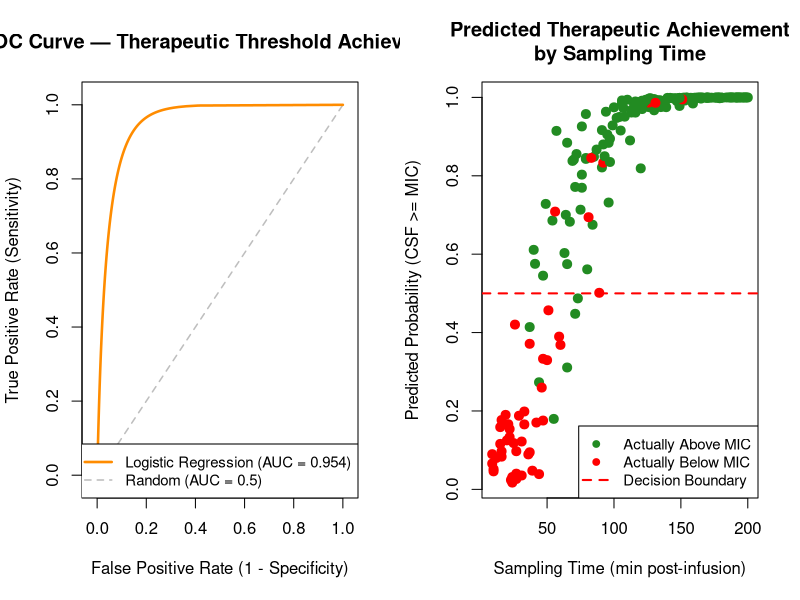
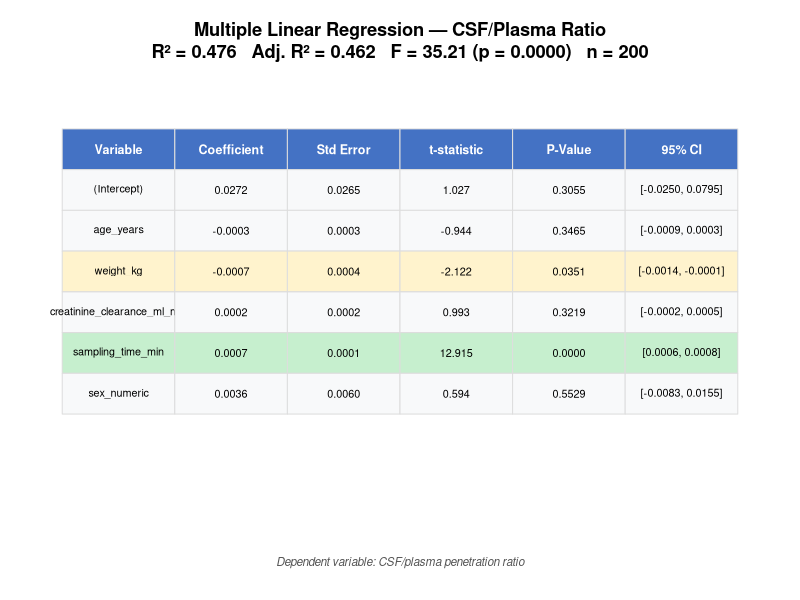

Reproduce these figures in R, in order.
# ==============================================================================
# Statistical Analysis: Doripenem BBB Penetration Study (R)
# ==============================================================================
# Based on: Margetis et al. (2011) "Penetration of Intact Blood-Brain Barrier
#           by Doripenem" — Antimicrob Agents Chemother, 55(7):3637-3638
#           https://pmc.ncbi.nlm.nih.gov/articles/PMC3122383/
#
# Analyses performed (NOT in the original paper):
#   Part A — Correlation & Multiple Linear Regression
#   Part B — Logistic Regression for Therapeutic Threshold + ROC/AUC
#
# Dataset: Synthetic (n=200), consistent with published PK profiles.
# ==============================================================================

# --- Install packages if needed ---
required_pkgs <- c("pROC", "car", "caret", "corrplot")
for (pkg in required_pkgs) {
  if (!requireNamespace(pkg, quietly = TRUE)) {
    install.packages(pkg, repos = "https://cloud.r-project.org", quiet = TRUE)
  }
}

library(pROC)
library(car)
library(caret)
library(corrplot)

# ==============================================================================
# 0. LOAD DATA
# ==============================================================================
df <- read.csv("doripenem_bbb_synthetic_data.csv", stringsAsFactors = FALSE)
df$sex_numeric <- ifelse(df$sex == "M", 1, 0)

cat("======================================================================\n")
cat("DORIPENEM BBB PENETRATION — STATISTICAL ANALYSIS (R)\n")
cat("======================================================================\n\n")
cat(sprintf("Dataset: n = %d patients\n", nrow(df)))
cat(sprintf("Therapeutic threshold met (CSF >= 0.25 ug/ml): %d/%d (%.1f%%)\n\n",
            sum(df$therapeutic_threshold_met), nrow(df),
            100 * mean(df$therapeutic_threshold_met)))

cat("--- Descriptive Statistics ---\n\n")
summary_vars <- df[, c("age_years", "weight_kg", "bmi",
                        "creatinine_clearance_ml_min", "sampling_time_min",
                        "plasma_concentration_ug_ml", "csf_concentration_ug_ml",
                        "csf_plasma_ratio")]
print(summary(summary_vars))

# ==============================================================================
# PART A: CORRELATION ANALYSIS & MULTIPLE LINEAR REGRESSION
# ==============================================================================
cat("\n\n======================================================================\n")
cat("PART A: CORRELATION ANALYSIS & MULTIPLE LINEAR REGRESSION\n")
cat("======================================================================\n")

# --- A1: Pearson Correlation Matrix ---
cat("\n--- A1: Pearson Correlation Matrix ---\n\n")
corr_vars <- c("age_years", "weight_kg", "bmi",
               "creatinine_clearance_ml_min", "sampling_time_min",
               "plasma_concentration_ug_ml", "csf_concentration_ug_ml",
               "csf_plasma_ratio")
corr_matrix <- cor(df[, corr_vars], method = "pearson")
print(round(corr_matrix, 3))

# --- A2: Spearman Correlations ---
cat("\n--- A2: Spearman Rank Correlations (CSF conc vs. covariates) ---\n\n")
spearman_vars <- c("sampling_time_min", "weight_kg", "age_years",
                   "creatinine_clearance_ml_min", "bmi",
                   "plasma_concentration_ug_ml")

for (v in spearman_vars) {
  test <- cor.test(df[[v]], df$csf_concentration_ug_ml, method = "spearman",
                   exact = FALSE)
  sig <- ifelse(test$p.value < 0.001, "***",
         ifelse(test$p.value < 0.01, "**",
         ifelse(test$p.value < 0.05, "*", "ns")))
  cat(sprintf("  CSF conc vs %35s: rho = %+.3f, p = %.4f %s\n",
              v, test$estimate, test$p.value, sig))
}

# --- A3: Multiple Linear Regression ---
cat("\n--- A3: Multiple Linear Regression ---\n")
cat("    Outcome: CSF/Plasma Ratio\n")
cat("    Predictors: age, weight, CrCl, sampling_time, sex\n\n")

ols_model <- lm(csf_plasma_ratio ~ age_years + weight_kg +
                  creatinine_clearance_ml_min + sampling_time_min +
                  sex_numeric, data = df)
print(summary(ols_model))

# Confidence intervals
cat("\n--- 95% Confidence Intervals for Coefficients ---\n\n")
print(round(confint(ols_model), 6))

# VIF for multicollinearity
cat("\n--- Variance Inflation Factors (VIF) ---\n\n")
vif_vals <- vif(ols_model)
for (i in seq_along(vif_vals)) {
  flag <- ifelse(vif_vals[i] > 5, " *** HIGH", "")
  cat(sprintf("  %35s: VIF = %.2f%s\n", names(vif_vals)[i], vif_vals[i], flag))
}

# NOTE: Figure 1 (correlation heatmap + scatter) is generated by analysis.py

# ==============================================================================
# PART B: LOGISTIC REGRESSION — THERAPEUTIC THRESHOLD
# ==============================================================================
cat("\n\n======================================================================\n")
cat("PART B: LOGISTIC REGRESSION — THERAPEUTIC THRESHOLD ACHIEVEMENT\n")
cat("======================================================================\n")
cat("\n    Outcome: CSF >= 0.25 ug/ml (binary)\n")
cat("    Predictors: age, weight, CrCl, sampling_time, sex\n\n")

# --- B1: Logistic Regression ---
logit_model <- glm(therapeutic_threshold_met ~ age_years + weight_kg +
                     creatinine_clearance_ml_min + sampling_time_min +
                     sex_numeric,
                   data = df, family = binomial(link = "logit"))
print(summary(logit_model))

# Odds ratios with 95% CI
cat("\n--- Odds Ratios with 95% CI ---\n\n")
or <- exp(coef(logit_model))
ci <- exp(confint(logit_model))
or_table <- data.frame(
  Odds_Ratio = round(or, 4),
  OR_lower_95 = round(ci[, 1], 4),
  OR_upper_95 = round(ci[, 2], 4),
  p_value = round(summary(logit_model)$coefficients[, 4], 4)
)
print(or_table)

# --- B2: Model Performance ---
pred_prob <- predict(logit_model, type = "response")
pred_class <- ifelse(pred_prob >= 0.5, 1, 0)

cat("\n--- Confusion Matrix ---\n\n")
cm <- confusionMatrix(factor(pred_class, levels = c(0, 1)),
                      factor(df$therapeutic_threshold_met, levels = c(0, 1)),
                      positive = "1")
print(cm)

# --- B3: ROC Curve & AUC ---
roc_obj <- roc(df$therapeutic_threshold_met, pred_prob, quiet = TRUE)
auc_val <- auc(roc_obj)

cat(sprintf("\n--- ROC Analysis ---\n"))
cat(sprintf("  AUC = %.3f\n", auc_val))
cat(sprintf("  95%% CI: %.3f - %.3f\n",
            ci.auc(roc_obj, quiet = TRUE)[1],
            ci.auc(roc_obj, quiet = TRUE)[3]))

# --- B4: Cross-Validation (5-fold) ---
cat("\n--- 5-Fold Cross-Validation ---\n\n")
set.seed(42)
train_ctrl <- trainControl(method = "cv", number = 5,
                           classProbs = TRUE,
                           summaryFunction = twoClassSummary)

df_cv <- df
df_cv$outcome <- factor(ifelse(df_cv$therapeutic_threshold_met == 1,
                               "Above", "Below"), levels = c("Below", "Above"))

cv_model <- train(outcome ~ age_years + weight_kg +
                    creatinine_clearance_ml_min + sampling_time_min +
                    sex_numeric,
                  data = df_cv, method = "glm", family = "binomial",
                  trControl = train_ctrl, metric = "ROC")
cat(sprintf("  CV AUC:      %.3f\n", cv_model$results$ROC))
cat(sprintf("  CV Sens:     %.3f\n", cv_model$results$Sens))
cat(sprintf("  CV Spec:     %.3f\n", cv_model$results$Spec))

# --- B5: ROC Plot (Figure 5) ---
png("figure5_logistic_regression.png", width = 1600, height = 700, res = 150)
par(mfrow = c(1, 2))

# Smoothed ROC curve using binormal method, plotted manually
roc_smooth <- smooth(roc_obj, method = "binormal")
smooth_fpr <- 1 - roc_smooth$specificities
smooth_tpr <- roc_smooth$sensitivities
ord <- order(smooth_fpr)

# Create empty plot first, then add only our two lines
plot(NA, xlim = c(-0.02, 1.02), ylim = c(-0.02, 1.02),
     main = "ROC Curve — Therapeutic Threshold Achievement",
     xlab = "False Positive Rate (1 - Specificity)",
     ylab = "True Positive Rate (Sensitivity)")
segments(0, 0, 1, 1, col = "gray", lty = 2, lwd = 1.5)
lines(smooth_fpr[ord], smooth_tpr[ord], col = "darkorange", lwd = 2.5)
legend("bottomright",
       legend = c(sprintf("Logistic Regression (AUC = %.3f)", auc_val),
                  "Random (AUC = 0.5)"),
       col = c("darkorange", "gray"), lty = c(1, 2), lwd = c(2.5, 1.5),
       cex = 0.9)

# Predicted probability by sampling time
plot(df$sampling_time_min, pred_prob,
     col = ifelse(df$therapeutic_threshold_met == 1, "forestgreen", "red"),
     pch = 19, cex = 1.2,
     xlab = "Sampling Time (min post-infusion)",
     ylab = "Predicted Probability (CSF >= MIC)",
     main = "Predicted Therapeutic Achievement\nby Sampling Time")
abline(h = 0.5, col = "red", lty = 2, lwd = 2)
legend("bottomright",
       legend = c("Actually Above MIC", "Actually Below MIC", "Decision Boundary"),
       col = c("forestgreen", "red", "red"),
       pch = c(19, 19, NA), lty = c(NA, NA, 2), lwd = c(NA, NA, 2),
       cex = 0.9)

dev.off()
cat("\nSaved: figure5_logistic_regression.png\n")

# ==============================================================================
# ADDITIONAL TABLE FIGURES (R-generated)
# ==============================================================================

# --- Figure 3: Full OLS Regression Summary Table ---
ols_summary <- summary(ols_model)
ols_coefs <- ols_summary$coefficients
ols_ci <- confint(ols_model)

# Build table data
ols_tab <- data.frame(
  Variable = rownames(ols_coefs),
  Coefficient = sprintf("%.4f", ols_coefs[, "Estimate"]),
  Std_Error = sprintf("%.4f", ols_coefs[, "Std. Error"]),
  t_statistic = sprintf("%.3f", ols_coefs[, "t value"]),
  P_Value = sprintf("%.4f", ols_coefs[, "Pr(>|t|)"]),
  CI_95 = sprintf("[%.4f, %.4f]", ols_ci[, 1], ols_ci[, 2]),
  stringsAsFactors = FALSE
)

png("figure3_ols_summary.png", width = 1400, height = 500, res = 150)
par(mar = c(4, 1, 4, 1))
plot.new()

# Title
title(main = sprintf("Multiple Linear Regression — CSF/Plasma Ratio\nR² = %.3f   Adj. R² = %.3f   F = %.2f (p = %.4f)   n = %d",
                      ols_summary$r.squared, ols_summary$adj.r.squared,
                      ols_summary$fstatistic[1],
                      pf(ols_summary$fstatistic[1], ols_summary$fstatistic[2], ols_summary$fstatistic[3], lower.tail = FALSE),
                      nrow(df)),
      cex.main = 1.1, font.main = 2)

# Table content
col_names <- c("Variable", "Coefficient", "Std Error", "t-statistic", "P-Value", "95% CI")
n_rows <- nrow(ols_tab)
n_cols <- length(col_names)

# Draw table
x_positions <- seq(0.02, 0.98, length.out = n_cols + 1)
y_start <- 0.82
row_height <- 0.10

# Header
for (j in 1:n_cols) {
  rect(x_positions[j], y_start, x_positions[j + 1], y_start + row_height,
       col = "#4472c4", border = "#dddddd")
  text((x_positions[j] + x_positions[j + 1]) / 2, y_start + row_height / 2,
       col_names[j], col = "white", font = 2, cex = 0.75)
}

# Data rows
for (i in 1:n_rows) {
  y_pos <- y_start - i * row_height
  p_val <- ols_coefs[i, "Pr(>|t|)"]
  bg_col <- ifelse(p_val < 0.001, "#c6efce", ifelse(p_val < 0.05, "#fff3cd", "#f8f9fa"))
  row_data <- c(ols_tab$Variable[i], ols_tab$Coefficient[i], ols_tab$Std_Error[i],
                ols_tab$t_statistic[i], ols_tab$P_Value[i], ols_tab$CI_95[i])
  for (j in 1:n_cols) {
    rect(x_positions[j], y_pos, x_positions[j + 1], y_pos + row_height,
         col = bg_col, border = "#dddddd")
    text((x_positions[j] + x_positions[j + 1]) / 2, y_pos + row_height / 2,
         row_data[j], cex = 0.65)
  }
}

# Footnote
mtext("Dependent variable: CSF/plasma penetration ratio", side = 1, line = 1.5,
      cex = 0.7, font = 3, col = "#555555")

dev.off()
cat("Saved: figure3_ols_summary.png\n")

# NOTE: Figure 2 (p-value summary) and Figure 4 (odds ratios + forest plot)
#       are generated by analysis.py

# ==============================================================================
# SUMMARY
# ==============================================================================
cat("\n\n======================================================================\n")
cat("ANALYSIS COMPLETE\n")
cat("======================================================================\n")
cat("
Files generated (R):
  - figure3_ols_summary.png            (full OLS regression table)
  - figure5_logistic_regression.png    (ROC curve + probability plot)

Files generated by analysis.py:
  - figure1_correlation_analysis.png   (heatmap + scatter plot)
  - figure2_pvalue_summary.png         (comprehensive p-value table)
  - figure4_odds_ratios.png            (odds ratios + forest plot)

Analyses performed:
  Part A: Pearson & Spearman correlations, Multiple Linear Regression (OLS)
          with VIF multicollinearity diagnostics
  Part B: Logistic Regression with odds ratios, ROC/AUC, confusion matrix,
          5-fold cross-validation
\n")
